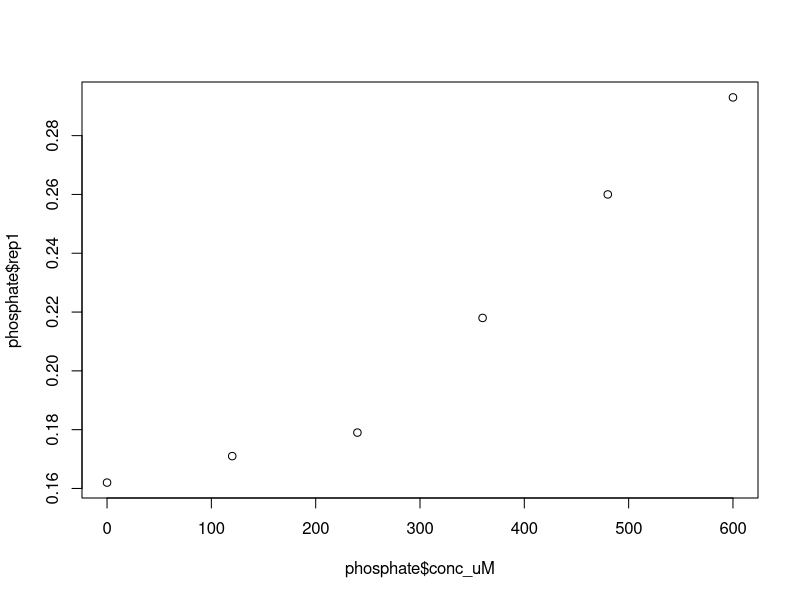
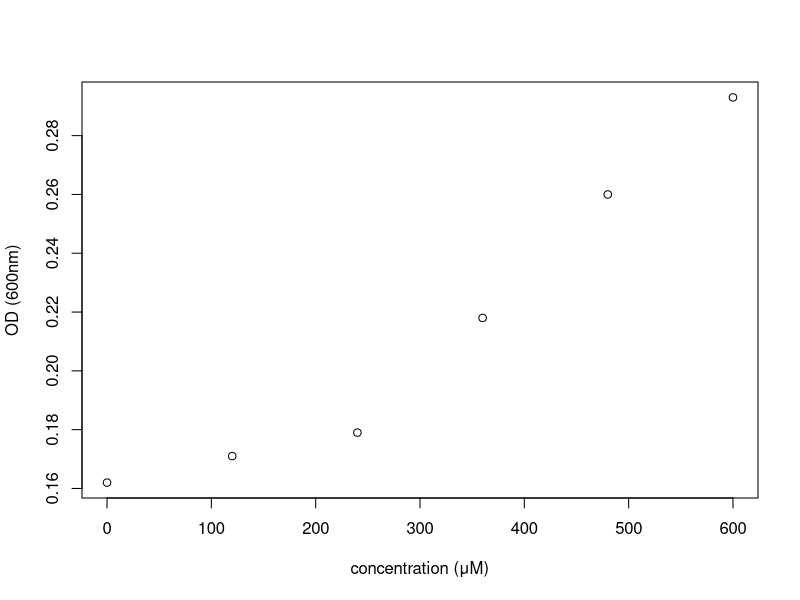
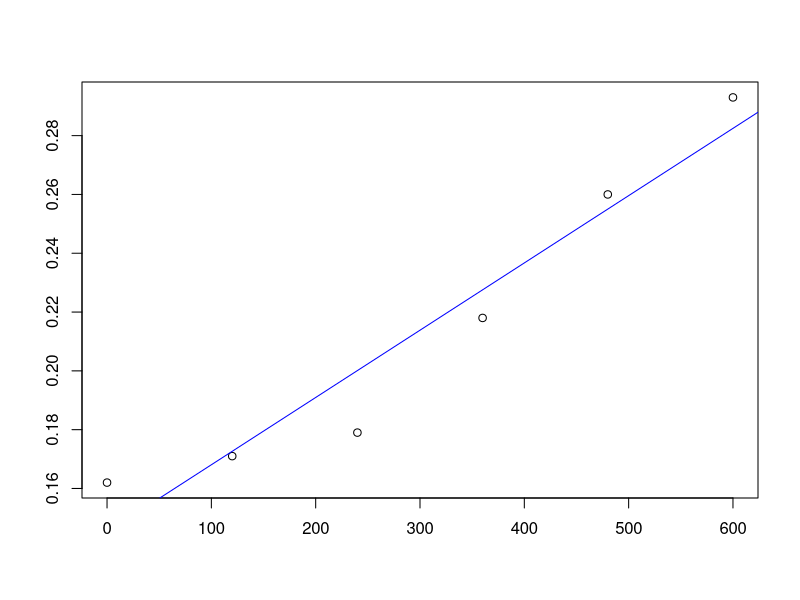
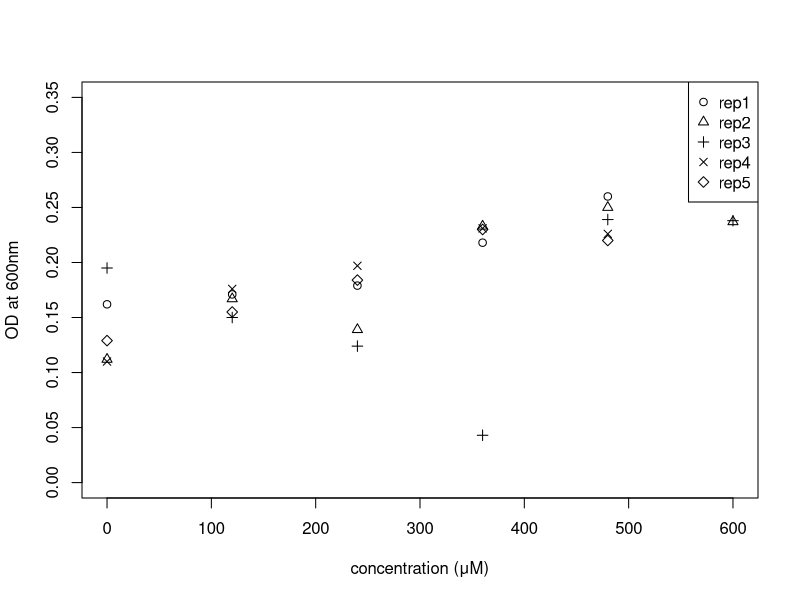
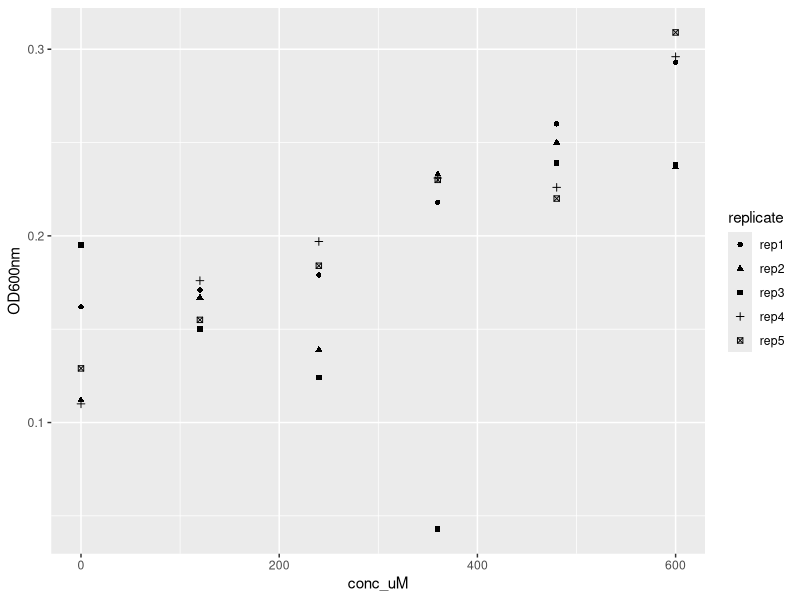
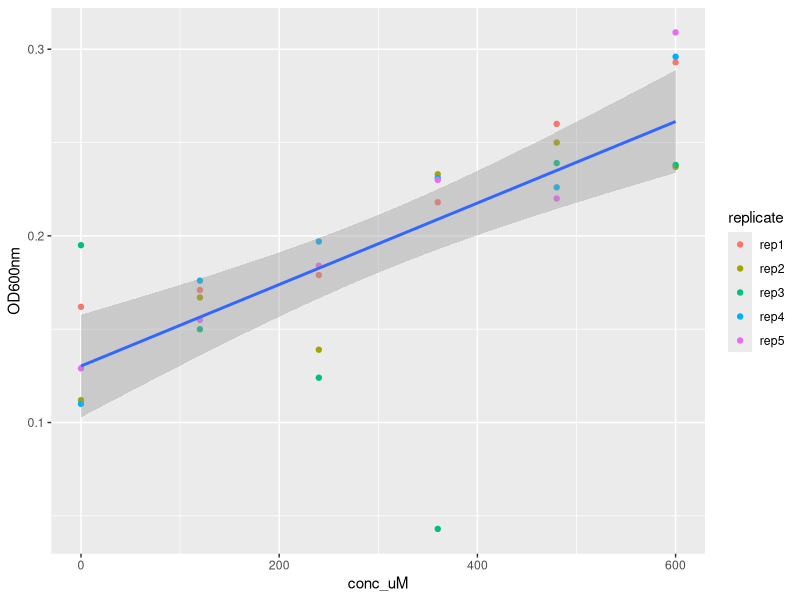
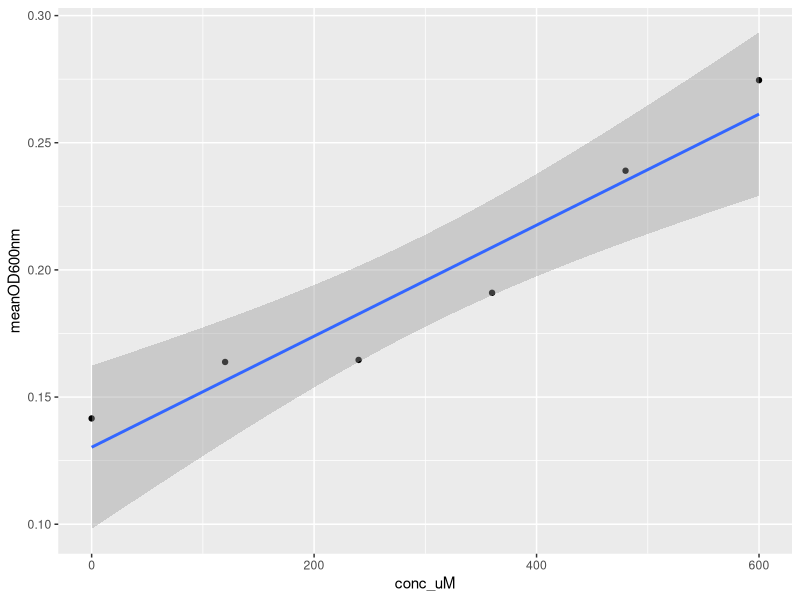

Write R code to recreate these figures, in order.
## ---- chunk 1
knitr::opts_chunk$set(echo = TRUE)
## ---- chunk 2
library(tidyverse)
## ---- chunk 3
phosphate <- read_tsv("data/phosphate-assay.tsv")
phosphate
## ---- chunk 4
plot(x = phosphate$conc_uM, y = phosphate$rep1)
## ---- chunk 5
plot(x = phosphate$conc_uM, y = phosphate$rep1, xlab = "concentration (μM)", ylab = "OD (600nm)")
## ---- chunk 6
model1 <- lm(rep1 ~ conc_uM, data=phosphate)
model1
## ---- chunk 7
plot(x = phosphate$conc_uM, y = phosphate$rep1, xlab = "", ylab = "")
abline(model1, col="blue")
## ---- chunk 8
names(phosphate)
## ---- chunk 9
repcols <- names(phosphate)[3:7]
repcols
## ---- chunk 10
plot(phosphate$conc_uM, phosphate$rep1, pch = 1, ylim = c(0, 0.35), xlab = "", ylab = "")
points(phosphate$conc_uM, phosphate$rep2, pch = 2, xlab = "", ylab = "")
points(phosphate$conc_uM, phosphate$rep3, pch = 3, xlab = "", ylab = "")
points(phosphate$conc_uM, phosphate$rep4, pch = 4, xlab = "", ylab = "")
points(phosphate$conc_uM, phosphate$rep5, pch = 5, xlab = "", ylab = "")
title(xlab = "concentration (μM)", ylab = "OD at 600nm")
legend("topright", legend = repcols, pch = 1:5)
## ---- chunk 11
phosphate_long <- pivot_longer(phosphate, rep1:rep5, names_to = "replicate", values_to = "OD600nm")
phosphate_long
## ---- chunk 12
ggplot(phosphate_long, aes(x=conc_uM, y=OD600nm, shape=replicate)) + geom_point()
## ---- chunk 13
ggplot(phosphate_long, aes(x=conc_uM, y=OD600nm)) + 
  geom_point(aes(colour=replicate)) + 
  stat_smooth(method=lm)

## ---- chunk 14
phosphate_long %>% 
  group_by(sample, conc_uM) %>% 
  summarise(meanOD600nm = mean(OD600nm)) %>% 
  ggplot(aes(x=conc_uM, y=meanOD600nm)) + geom_point() + stat_smooth(method=lm)
## ---- chunk 15
citation()
## ---- chunk 16
citation("tidyverse")
## ---- chunk 17
sessionInfo()
